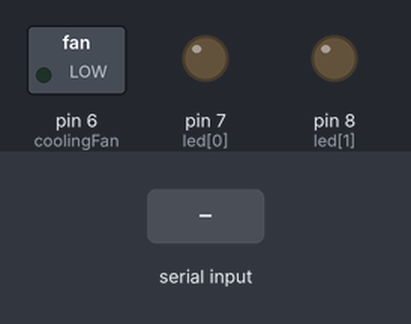
The sketch below on a simulated Arduino Uno, built with avr-gcc and run on an emulated ATmega328P. On the bench: switched loads named in the sketch (green lamp = pin HIGH), output pins drawn as LEDs (lit = HIGH). Dashed ring = blinking. The inputs (shaded band) are chosen by the test bench.

Above: at 1.2 s.
1.3 s: "1,90\n" received over the second serial link
At 3.2 s:
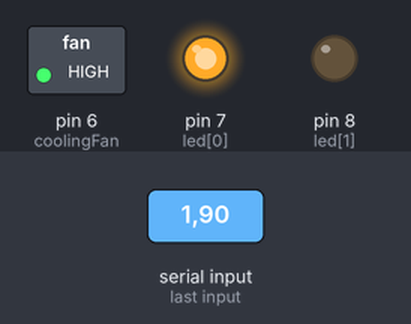
4.3 s: "30,150,10\n" received over the second serial link
At 5.5 s:
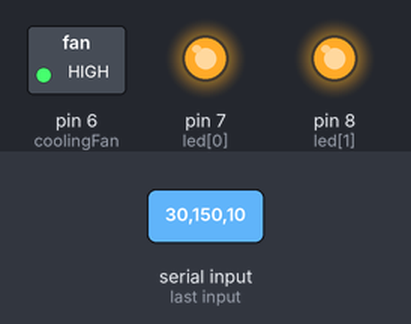
5.8 s: "200\n" received over the second serial link
At 6.6 s:
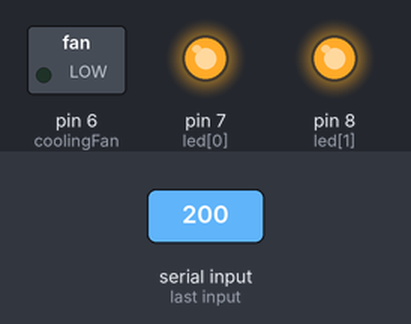
7.3 s: "90,45,200\n" received over the second serial link
At 7.8 s:
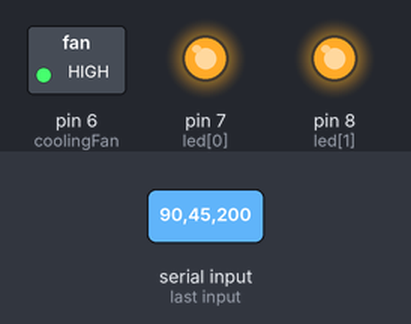
8.8 s: "1,90,45\n" received over the second serial link
At 9.4 s:
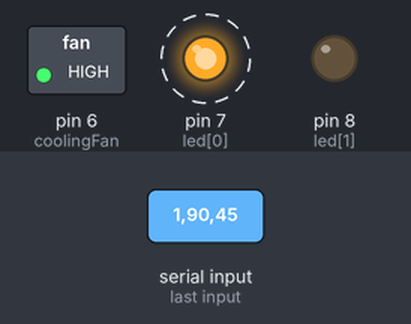
Timing chart, 0 to 12.8 s (numbered marks = the images above; inputs shaded):
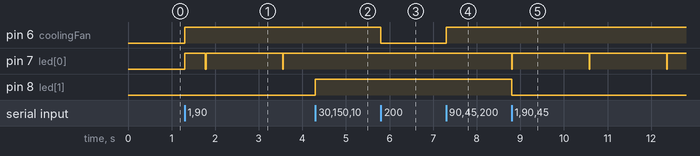

Measured:
- after the input at 1.3 s, pin 6 (coolingFan): LOW → HIGH at once; pin 7 (led[0]): goes HIGH 0.48 s, LOW 0.01 s, HIGH 1.8 s, LOW 0.01 s, then HIGH, starting at once
- after the input at 4.3 s, pin 7 (led[0]): stays HIGH (without the input it goes to LOW after 1.0 s); pin 8 (led[1]): LOW → HIGH at once
- after the input at 5.8 s, pin 6 (coolingFan): HIGH → LOW at once
- after the input at 7.3 s, pin 6 (coolingFan): LOW → HIGH at once
- after the input at 8.8 s, pin 7 (led[0]): alternates HIGH for 1.8 s and LOW for 0.01 s, starting at once; pin 8 (led[1]): HIGH → LOW at once

The sketch:

system.ino
```cpp
#include <SoftwareSerial.h>
SoftwareSerial BTSerial(4,5); //TX, RX
int coolingFan = 6;
int led[4]= {7,8,9,10};
int ledOn[4]={0,0,0,0};
int ledTimerTime[5] = {0,10,20,30,60};
String byteTmp = "";
int ledNum=0, ledTimer=0, panState=0;
unsigned long prevTime, currTime;

void setup() {
  Serial.begin(9600);
  BTSerial.begin(9600);
  for(int i=0; i<2; i++){
    pinMode(led[i],OUTPUT);
  }
  pinMode(coolingFan, OUTPUT);
}

void loop() {
  while(BTSerial.available()){//앱에서 아두이노로 데이터 전송하는 부분
    byte data = BTSerial.read(); //안드로이드에서 보낼 때 길이수 맞춰서 보내도록 하기
    byteTmp+=data;
  }

  if(byteTmp.length()>=6){
    ledNum = (byteTmp.substring(0,2)).toInt()-48;
    ledTimer = (byteTmp.substring(2,4)).toInt()-48;
    panState = (byteTmp.substring(4,6)).toInt()-48;
    if(ledTimer > 0){
      prevTime = millis();
    }
    byteTmp="";
  }

  //LED Control
  if(ledNum==0){ // 다끔
    for(int i=0; i<4; i++){
      ledOn[i]=0;
    }
  }else if(ledNum==1){ //하나만 켠다
    ledOn[0]=1;
    for(int i=1; i<4; i++){
      ledOn[i]=0;
    }
  }else if(ledNum==2){ //두개 켠다
    for(int i=0; i<4; i++){
      if(i<2){ledOn[i]=1;}
      else{ledOn[i]=0;}
    }
  }else if(ledNum==3){ //세개 켠다
    for(int i=0; i<3; i++){
      ledOn[i]=1;
    }
    ledOn[3]=0;
  }else if(ledNum==4){
    for(int i=0; i<4; i++){
      ledOn[i]=1;
    }
  }

  for(int i=0; i<4; i++){
    if(ledOn[i]==0){
      digitalWrite(led[i],LOW);
    }else{
      digitalWrite(led[i],HIGH);
    }
  }

  //LED set Timer
  if(ledTimer != 0){
    currTime = millis();
    if(currTime - prevTime >= ledTimerTime[ledTimer] ){
      allLedTurnOff();
      prevTime = currTime;
      BTSerial.write("Timer is done");
    }
  }

  if(panState == 0){//팬 끔
    digitalWrite(coolingFan, LOW);
  }else{//팬 켬
    digitalWrite(coolingFan, HIGH);
  }


  while(Serial.available()){ //아두이노에서 앱으로 데이터 전송하는 부분, 근데 당장은 이 부분 기능은 구현하지 않았음
    byte data = Serial.read();
    BTSerial.write(data);//앱의 터미널에서 확인 가능
  }

}

void allLedTurnOff(){
  for(int i=0; i<4; i++){
    ledOn[i]=0;
    digitalWrite(led[i],LOW);
  }
}
```
